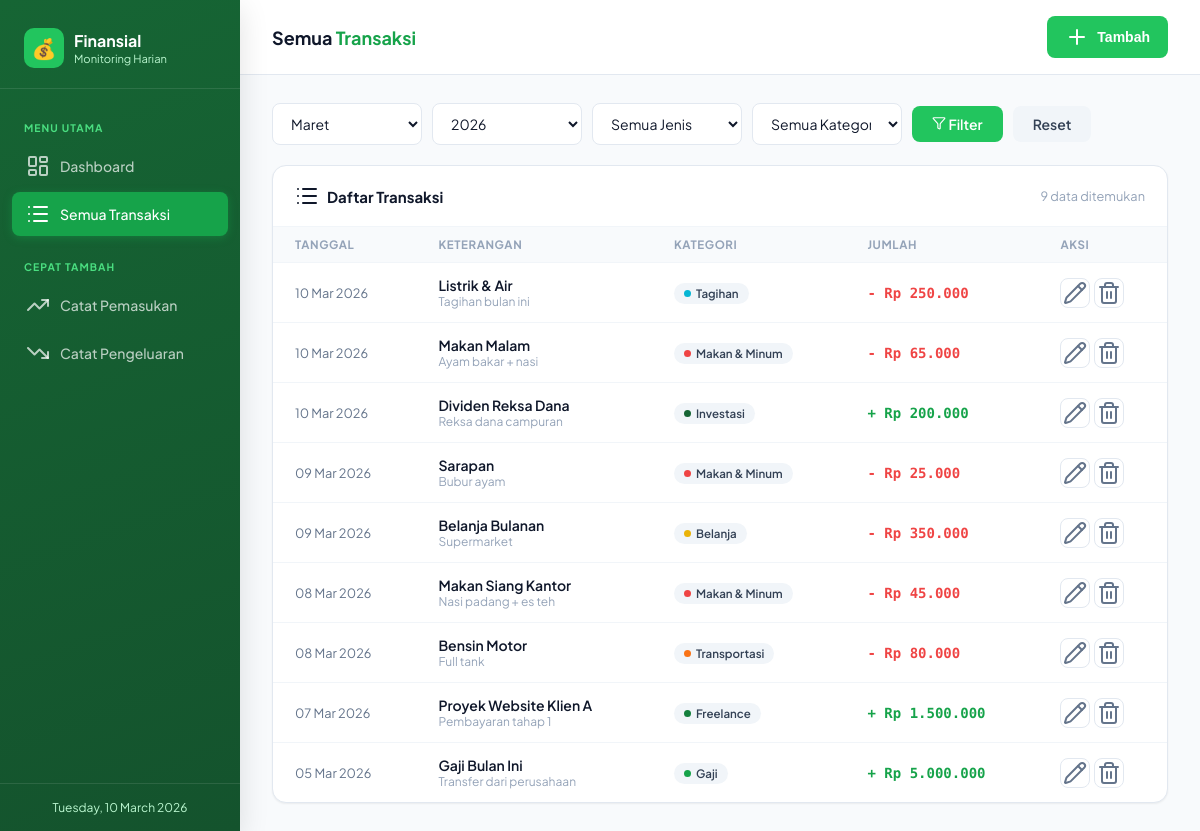
Screenshot of /pages/transaksi.php with the database file from the repository.
### tables this page shows
CREATE TABLE IF NOT EXISTS transaksi (
    id           INT UNSIGNED AUTO_INCREMENT PRIMARY KEY,
    kategori_id  INT UNSIGNED NOT NULL,
    judul        VARCHAR(200) NOT NULL,
    jumlah       DECIMAL(15,2) NOT NULL,
    jenis        ENUM('pemasukan','pengeluaran') NOT NULL,
    catatan      TEXT,
    tanggal      DATE NOT NULL,
    created_at   TIMESTAMP DEFAULT CURRENT_TIMESTAMP,
    updated_at   TIMESTAMP DEFAULT CURRENT_TIMESTAMP ON UPDATE CURRENT_TIMESTAMP,
    CONSTRAINT fk_transaksi_kategori
        FOREIGN KEY (kategori_id) REFERENCES kategori(id)
        ON DELETE RESTRICT ON UPDATE CASCADE,
    INDEX idx_tanggal (tanggal),
    INDEX idx_jenis   (jenis)
);

CREATE TABLE IF NOT EXISTS kategori (
    id          INT UNSIGNED AUTO_INCREMENT PRIMARY KEY,
    nama        VARCHAR(100) NOT NULL,
    jenis       ENUM('pemasukan','pengeluaran') NOT NULL,
    ikon        VARCHAR(50) DEFAULT 'tag',
    warna       VARCHAR(7) DEFAULT '#22c55e',
    created_at  TIMESTAMP DEFAULT CURRENT_TIMESTAMP
);

### classes/Database.php (called while the page is built, shortened)
<?php
class Database
{
    private static ?Database $instance = null;
    private PDO $pdo;
    private function __construct()
    {
        $dsn = sprintf(
            'mysql:host=%s;port=%s;dbname=%s;charset=%s',
            DB_HOST, DB_PORT, DB_NAME, DB_CHARSET
        );
        $options = [
            PDO::ATTR_ERRMODE            => PDO::ERRMODE_EXCEPTION,
            PDO::ATTR_DEFAULT_FETCH_MODE => PDO::FETCH_ASSOC,
            PDO::ATTR_EMULATE_PREPARES   => false,
        ];
        try {
            $this->pdo = new PDO($dsn, DB_USER, DB_PASS, $options);
        } catch (PDOException $e) {
            die(json_encode([
                'error' => true,
                'message' => 'Koneksi database gagal: ' . $e->getMessage()
            ]));
        }
    }
    public static function getInstance(): self
    {
        if (self::$instance === null) {
            self::$instance = new self();
        }
        return self::$instance;
    }
    public function query(string $sql, array $params = []): PDOStatement
    {
        $stmt = $this->pdo->prepare($sql);
        $stmt->execute($params);
        return $stmt;
    }
    public function fetchAll(string $sql, array $params = []): array
    {
        return $this->query($sql, $params)->fetchAll();
    }
}

### classes/Transaksi.php (called while the page is built, shortened)
<?php
require_once __DIR__ . '/Database.php';
class Transaksi
{
    private Database $db;
    public function __construct()
    {
        $this->db = Database::getInstance();
    }
    public function getAll(array $filter = []): array
    {
        $where  = ['1=1'];
        $params = [];
        if (!empty($filter['bulan'])) {
            $where[]  = "MONTH(t.tanggal) = ?";
            $params[] = $filter['bulan'];
        }
        if (!empty($filter['tahun'])) {
            $where[]  = "YEAR(t.tanggal) = ?";
            $params[] = $filter['tahun'];
        }
        $sql = "SELECT t.*, k.nama AS kategori_nama, k.ikon, k.warna
                FROM transaksi t
                JOIN kategori k ON t.kategori_id = k.id
                WHERE " . implode(' AND ', $where) . "
                ORDER BY t.tanggal DESC, t.created_at DESC";
        return $this->db->fetchAll($sql, $params);
    }
}

### classes/Helper.php (called while the page is built, shortened)
<?php
class Helper
{
    public static function rupiah(float $angka, bool $singkat = false): string
    {
        return 'Rp ' . number_format($angka, 0, ',', '.');
    }
    public static function tanggalIndo(string $tanggal): string
    {
        $bulan = ['', 'Jan', 'Feb', 'Mar', 'Apr', 'Mei', 'Jun',
                       'Jul', 'Agu', 'Sep', 'Okt', 'Nov', 'Des'];
        $ts = strtotime($tanggal);
        return date('d', $ts) . ' ' . $bulan[(int)date('m', $ts)] . ' ' . date('Y', $ts);
    }
    public static function bersihkan(mixed $input): string
    {
        return htmlspecialchars(trim((string)$input), ENT_QUOTES, 'UTF-8');
    }
}

### pages/transaksi.php (the view, shortened to what this page needs)
<?php
require_once __DIR__ . '/../classes/Transaksi.php';
require_once __DIR__ . '/../classes/Helper.php';
$transaksiModel = new Transaksi();
$filter = [
    'bulan'      => $_GET['bulan']      ?? date('m'),
    'tahun'      => $_GET['tahun']      ?? date('Y'),
    'jenis'      => $_GET['jenis']      ?? '',
    'kategori_id'=> $_GET['kategori_id']?? '',
];
$daftarTransaksi = $transaksiModel->getAll($filter);
$bulanList = [
    1=>'Januari',2=>'Februari',3=>'Maret',4=>'April',5=>'Mei',6=>'Juni',
    7=>'Juli',8=>'Agustus',9=>'September',10=>'Oktober',11=>'November',12=>'Desember'
];
?>
<!DOCTYPE html>
<html lang="id">
<head>
    <link rel="stylesheet" href="../assets/css/style.css">
</head>
<body>
<?php include __DIR__ . '/partials/sidebar.php'; ?>
<div class="main-content">
    <div class="topbar">
        <div class="topbar-title">Semua <span>Transaksi</span></div>
        <div class="topbar-right">
            <button class="btn-tambah" onclick="App.bukaModal('modal-tambah')">
                <i data-lucide="plus"></i> Tambah
            </button>
        </div>
    </div>
    <div class="page">
        <form method="GET" class="filter-bar">
            <select name="bulan" class="form-control">
                <?php foreach ($bulanList as $n => $nm): ?>
                <option value="<?= $n ?>" <?= $filter['bulan'] == $n ? 'selected' : '' ?>><?= $nm ?></option>
                <?php endforeach; ?>
            </select>
            <select name="tahun" class="form-control">
                <?php for ($y = date('Y'); $y >= date('Y') - 3; $y--): ?>
                <option value="<?= $y ?>" <?= $filter['tahun'] == $y ? 'selected' : '' ?>><?= $y ?></option>
                <?php endfor; ?>
            </select>
            <select name="jenis" class="form-control">
                <option value="">Semua Jenis</option>
            </select>
            <select name="kategori_id" class="form-control">
                <option value="">Semua Kategori</option>
            </select>
            <button type="submit" class="btn btn-primary">
                <i data-lucide="filter" style="width:14px;height:14px;"></i> Filter
            </button>
            <a href="transaksi.php" class="btn btn-secondary">Reset</a>
        </form>
        <div class="card">
            <div class="card-header">
                <div class="card-title">
                    <i data-lucide="list"></i>
                    Daftar Transaksi
                </div>
                <span style="font-size:.8rem;color:var(--abu-400)">
                    <?= count($daftarTransaksi) ?> data ditemukan
                </span>
            </div>
            <?php if (empty($daftarTransaksi)): ?>
            <div class="tabel-kosong">
                <div class="icon">📭</div>
                <p>Belum ada transaksi di periode ini.</p>
            </div>
            <?php else: ?>
            <table class="tabel-transaksi">
                <thead>
                    <tr>
                        <th>TANGGAL</th>
                        <th>KETERANGAN</th>
                        <th>KATEGORI</th>
                        <th>JUMLAH</th>
                        <th>AKSI</th>
                    </tr>
                </thead>
                <tbody>
                    <?php foreach ($daftarTransaksi as $t): ?>
                    <tr>
                        <td style="color:var(--abu-500);font-size:.8rem;white-space:nowrap;">
                            <?= Helper::tanggalIndo($t['tanggal']) ?>
                        </td>
                        <td>
                            <div style="font-weight:600"><?= Helper::bersihkan($t['judul']) ?></div>
                            <?php if ($t['catatan']): ?>
                            <div style="font-size:.75rem;color:var(--abu-400)"><?= Helper::bersihkan($t['catatan']) ?></div>
                            <?php endif; ?>
                        </td>
                        <td>
                            <span class="badge-kategori">
                                <span class="dot" style="background:<?= $t['warna'] ?>"></span>
                                <?= Helper::bersihkan($t['kategori_nama']) ?>
                            </span>
                        </td>
                        <td class="<?= $t['jenis']==='pemasukan' ? 'jumlah-masuk' : 'jumlah-keluar' ?>">
                            <?= $t['jenis']==='pemasukan' ? '+' : '-' ?>
                            <?= Helper::rupiah($t['jumlah']) ?>
                        </td>
                        <td>
                            <div style="display:flex;gap:4px;">
                                <button class="btn-aksi edit"
                                    title="Edit"
                                    onclick='App.editTransaksi(<?= json_encode([
                                        "id"          => $t["id"],
                                        "judul"       => $t["judul"],
                                        "jumlah"      => $t["jumlah"],
                                        "jenis"       => $t["jenis"],
                                        "catatan"     => $t["catatan"],
                                        "tanggal"     => $t["tanggal"],
                                        "kategori_id" => $t["kategori_id"],
                                    ]) ?>)'>
                                    <i data-lucide="pencil"></i>
                                </button>
                                <button class="btn-aksi hapus"
                                    title="Hapus"
                                    onclick='App.konfirmasiHapus(<?= $t["id"] ?>, "<?= addslashes($t["judul"]) ?>")'>
                                    <i data-lucide="trash-2"></i>
                                </button>
                            </div>
                        </td>
                    </tr>
                    <?php endforeach; ?>
                </tbody>
            </table>
            <?php endif; ?>
        </div>
    </div>
</div>
</body>
</html>

### pages/partials/sidebar.php
<?php
$halamanSaat = basename($_SERVER['PHP_SELF']);
?>
<aside class="sidebar">
    <div class="sidebar-brand">
        <div class="logo">
            <div class="logo-icon">💰</div>
            <div>
                <div class="logo-text">Finansial</div>
                <div class="logo-sub">Monitoring Harian</div>
            </div>
        </div>
    </div>
    <nav class="sidebar-nav">
        <div class="nav-label">Menu Utama</div>
        <a href="<?= strpos($halamanSaat, 'index') !== false ? 'index.php' : '../index.php' ?>"
           class="nav-item <?= $halamanSaat === 'index.php' ? 'aktif' : '' ?>">
            <i data-lucide="layout-dashboard"></i>
            Dashboard
        </a>
        <a href="<?= strpos($halamanSaat, 'pages') === false ? 'pages/transaksi.php' : 'transaksi.php' ?>"
           class="nav-item <?= $halamanSaat === 'transaksi.php' ? 'aktif' : '' ?>">
            <i data-lucide="list"></i>
            Semua Transaksi
        </a>
        <div class="nav-label" style="margin-top:8px;">Cepat Tambah</div>
        <div class="nav-item" onclick="App.bukaModal('modal-tambah'); App.setJenis('pemasukan');" style="cursor:pointer;">
            <i data-lucide="trending-up"></i>
            Catat Pemasukan
        </div>
        <div class="nav-item" onclick="App.bukaModal('modal-tambah'); App.setJenis('pengeluaran');" style="cursor:pointer;">
            <i data-lucide="trending-down"></i>
            Catat Pengeluaran
        </div>
    </nav>
    <div class="sidebar-footer">
        <div class="tanggal-sidebar">
            <?= date('l, d F Y') ?>
        </div>
    </div>
</aside>

### rows the page displays
transaksi: tanggal "10 Mar 2026", judul "Listrik & Air", catatan "Tagihan bulan ini", kategori.nama "Tagihan", jumlah "Rp 250.000"
transaksi: tanggal "10 Mar 2026", judul "Makan Malam", catatan "Ayam bakar + nasi", kategori.nama "Makan & Minum", jumlah "Rp 65.000"
transaksi: tanggal "10 Mar 2026", judul "Dividen Reksa Dana", catatan "Reksa dana campuran", kategori.nama "Investasi", jumlah "Rp 200.000"
transaksi: tanggal "09 Mar 2026", judul "Sarapan", catatan "Bubur ayam", kategori.nama "Makan & Minum", jumlah "Rp 25.000"
transaksi: tanggal "09 Mar 2026", judul "Belanja Bulanan", catatan "Supermarket", kategori.nama "Belanja", jumlah "Rp 350.000"
transaksi: tanggal "08 Mar 2026", judul "Makan Siang Kantor", catatan "Nasi padang + es teh", kategori.nama "Makan & Minum", jumlah "Rp 45.000"
transaksi: tanggal "08 Mar 2026", judul "Bensin Motor", catatan "Full tank", kategori.nama "Transportasi", jumlah "Rp 80.000"
transaksi: tanggal "07 Mar 2026", judul "Proyek Website Klien A", catatan "Pembayaran tahap 1", kategori.nama "Freelance", jumlah "Rp 1.500.000"
transaksi: tanggal "05 Mar 2026", judul "Gaji Bulan Ini", catatan "Transfer dari perusahaan", kategori.nama "Gaji", jumlah "Rp 5.000.000"

### other values shown
count($daftarTransaksi) "9"
form field bulan "Maret"
form field tahun "2026"
